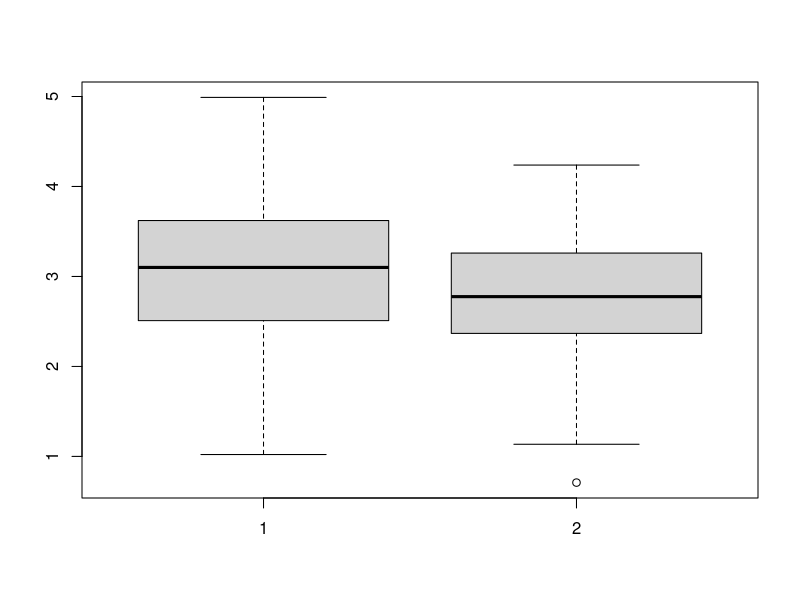
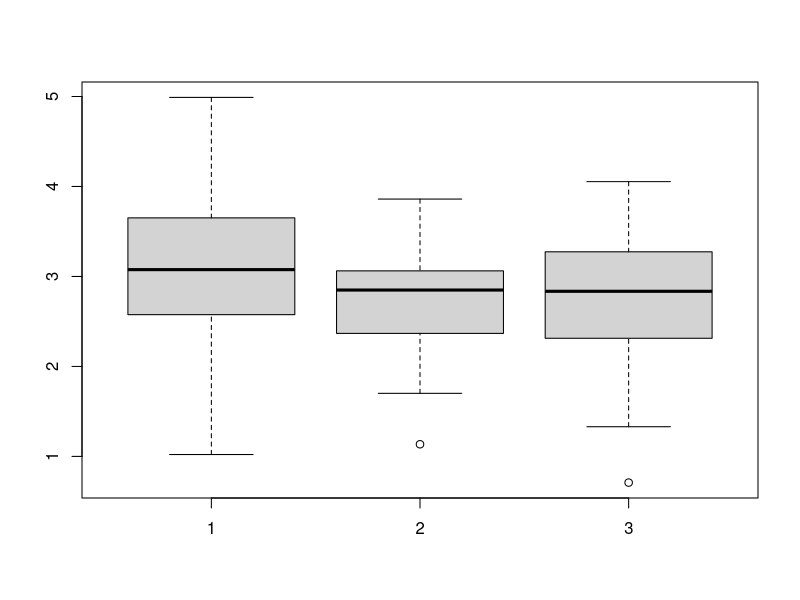
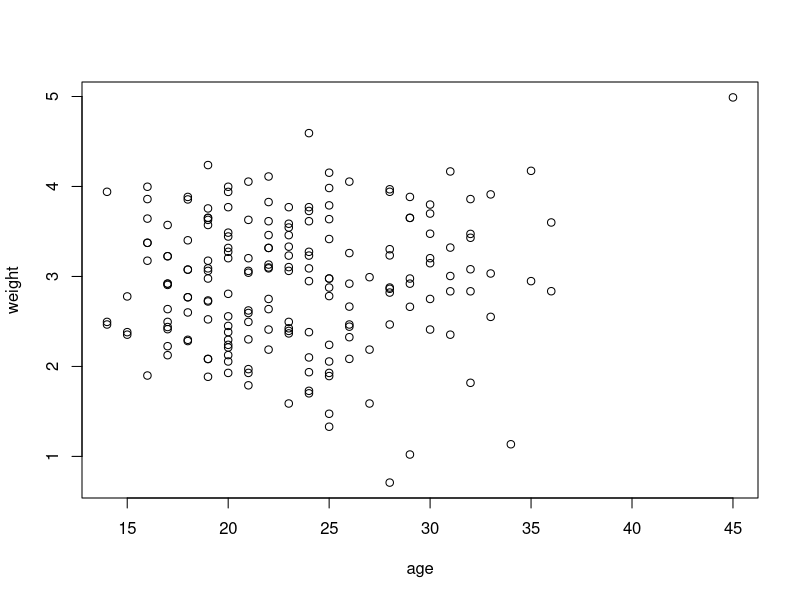

Generate these figures, in order, with R:
## ---- chunk 1
mu_w = 168
sigma_w = 6.5
mu_m = 181
sigma_m = 8

# Finner sannsynlighet for å trekke en mann over 200cm
prob = 1 - pnorm(200, mean=mu_m, sd=sigma_m)

# Finner forventet antall menn over 200cm per 1M menn
prob = prob * 1000000
cat("Forventet antall menn over 200cm per 1 million menn:", prob)
## ---- chunk 2
# Regner sannsynlighet for at en tilfeldig trukket kvinne har høyde innenfor intervallet
prob = pnorm(180.74, mean=mu_w, sd=sigma_w) - pnorm(155.26, mean=mu_w, sd=sigma_w)

# Regner sannsynlighet for å trekke 10 kvinner innenfor intervallet
prob = prob^10
cat("Sannsynlighet for å trekke 10 kvinner med høyde i [155.26, 180.74]:", prob)
## ---- chunk 3
# Finner middelverdi og standardavvik for differanse mellom kvinner og menn
mu_z = mu_w - mu_m
sigma_z = sqrt(sigma_w^2 + sigma_m^2)

# Finner sannsynligheten for at kvinnens høyde er større enn mannens, dvs. P(Z > 0)
prob = 1 - pnorm(0, mean=mu_z, sd=sigma_z)
cat("Sannsynlighet for at kvinnen er høyere enn mannen:", prob)
## ---- chunk 4
n = 25
x_avg = 172
mid = (mu_w + mu_m) / 2

# Beregner z-statistikk
z = (x_avg - mid) / (sigma_w / sqrt(n))
z
# Beregner P-verdien (P(Z < z))
pnorm(z)
## ---- chunk 5
babies = matrix(scan("mothersbabies.txt",skip=7),byrow=T,ncol=7)
y = babies[ ,1] # birthweight, in kg
x1 = babies[ ,2] # mother’s weight prior to pregnancy
x2 = babies[ ,3] # age
x3 = babies[ ,4] # indicator for smoking (1 for yes, 0 for no)
x4 = babies[ ,5] # indicator for ethnic 1, black
x5 = babies[ ,6] # indicator for ethnic 2, neither white nor black
x6 = babies[ ,7] # indicator for ethnic 0, white

ysmoke = y[x3 == 1]
ynosmoke = y[x3 == 0]

# Lager boxplots
boxplot(ynosmoke, ysmoke)
## ---- chunk 6
t.test(ysmoke, ynosmoke)
## ---- chunk 7
yethnic0 = y[x6 == 1]
yethnic1 = y[x4 == 1]
yethnic2 = y[x5 == 1]

boxplot(yethnic0, yethnic1, yethnic2)
## ---- chunk 8
x_ethnic = ifelse(x4 == 1, 1, 0)
x_ethnic = ifelse(x5 == 1, 2, x_ethnic)
x_ethnic = factor(x_ethnic)
aov_ethnic = aov(y~x_ethnic)
summary(aov_ethnic)
## ---- chunk 9
plot(x2, y, xlab="age", ylab="weight")
## ---- chunk 10
cor.test(x2, y)
## ---- chunk 11
fit = lm(y ~ x1 + x2 + x3)
summary(fit)
## ---- chunk 12
beta1 = 0.008860
beta2 = 0.007094
beta3 = -0.267215
se_beta1 = 0.003791
se_beta2 = 0.009925
se_beta3 = 0.105802

cval = qt(0.975, length(y) - 2)

beta1_conf = c(beta1 - cval*se_beta1, beta1 + cval*se_beta1)
beta2_conf = c(beta2 - cval*se_beta2, beta2 + cval*se_beta2)
beta3_conf = c(beta3 - cval*se_beta3, beta3 + cval*se_beta3)

cat("95% konfidensintervall for beta1: (", beta1_conf, ")\n")
cat("95% konfidensintervall for beta2: (", beta2_conf, ")\n")
cat("95% konfidensintervall for beta3: (", beta3_conf, ")\n")
## ---- chunk 13
fit = lm(y ~ x1 + x2 + x3 + x4 + x5)
summary(fit)
## ---- chunk 14
fit = lm(yethnic0 ~ x3[x6 == 1])
summary(fit)
## ---- chunk 15
fit = lm(yethnic1 ~ x3[x4 == 1])
summary(fit)
## ---- chunk 16
fit = lm(yethnic2 ~ x3[x5 == 1])
summary(fit)
## ---- chunk 17
fit = lm(y ~ x1 + x2 + x3 + x4 + x5)
pred = predict(fit, newdata=data.frame(x1=60, x2=25, x3=1, x4=0, x5=0))
cat("Forventet fødselsvekt for babyen til Mrs. Jones:", pred, "kg")
## ---- chunk 18
fit = lm(y ~ x1 + x2 + x3 + x4 + x5)
pred = predict(fit, newdata=data.frame(x1=60, x2=25, x3=0, x4=0, x5=0))
cat("Forventet fødselsvekt for babyen til Mrs. Smith:", pred, "kg")
